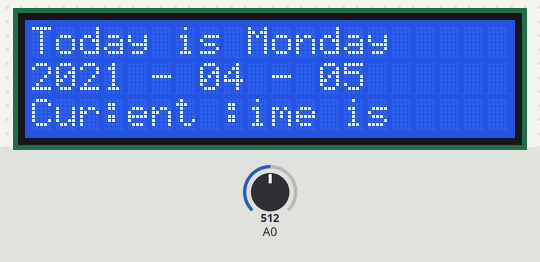
The sketch below on a simulated Arduino Uno, built with avr-gcc and run on an emulated ATmega328P. Shown: 20×3 character LCD. The inputs (shaded band) are chosen by the test bench; at power-on: A0 = 512.

Above: at 1.2 s.
1.3 s: A0 set to 0
At 2.7 s:
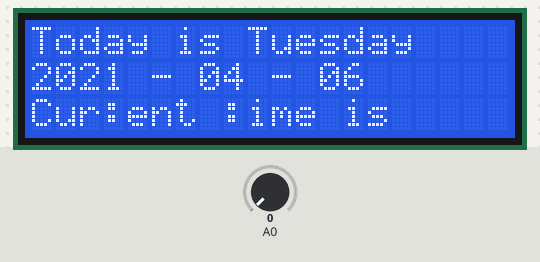
4.4 s: A0 set to 20
At 6.3 s:
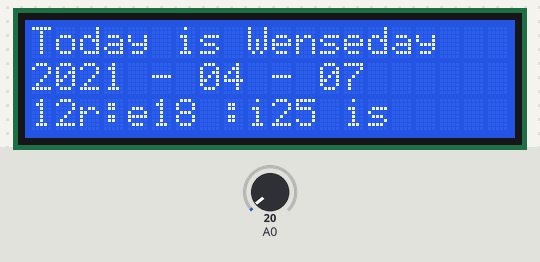
7.5 s: A0 set to 0
At 8.1 s:
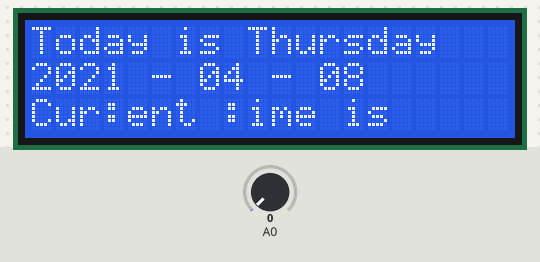
Timing chart, 0 to 10.5 s (numbered marks = the images above; inputs shaded):
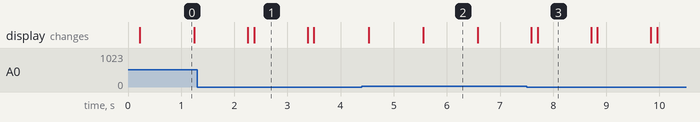

Measured:
- after the input at 1.3 s, the display: first differs from a run without the input after 1.1 s (image 1)
- after the input at 7.5 s, the display: first differs from a run without the input after 0.21 s (image 3)
- what the display in image 0 shows lasts 1.0 s, from 0.2 s to 1.2 s

The sketch:

ElectricalClock.ino
```cpp
/********************
  Yi-Tse Wu
  2021-04-24
********************/

// include libraries
#include <Wire.h>
#include <LiquidCrystal_I2C.h>

// Global variables
LiquidCrystal_I2C screen(0x27, 20, 3);
long int second;
int day, daySum, secondShow, minuteShow, hourShow, yearShow, monthShow, dayShow, weekendShow;
String weekend[7] = {"Monday", "Tuesday", "Wenseday", "Thursday", "Friday", "Saturday", "Sunday"};
int dayLimit[12] = {31, 28, 31, 30, 31, 30, 31, 31, 30, 31, 30, 31};

// Function
void setupScreen(String s1, String s2);
void setupCharacter(String c, int loca1, int loca2);
void screenCorrectShow(int timeVariable, int location, int endLocation, int limit);

void setup()
{
  // Programmer sets second, day, and yearShow to regulate time
  second = 44300;
  day = 95;
  yearShow = 2021;
  weekendShow = 0;
  monthShow = 0;
  setupScreen("Today is ", "Current time is ");

  pinMode(A0, INPUT);
}

void loop()
{

  // Use second variable to get time data
  secondShow = second % 60;
  minuteShow = (second / 60) % 60;
  hourShow = (second / 60) / 60;

  // Use function to show current time on screen
  screenCorrectShow(hourShow, 0, 3, 24);
  screenCorrectShow(minuteShow, 5, 3, 60);
  screenCorrectShow(secondShow, 10, 3, 60);

  // Make second zero to avoid overflow / make weekend add 1
  if (second == 86400)
  {
    second = 0;
    day ++;
    weekendShow ++;
  }
  if (analogRead(A0) == 0)
  {
    day ++;
    weekendShow ++;
  }
  if (day > 365)
  {
    day = 0;
    yearShow += 1;
  }

  // Use for loop to get month
  if (second == 0 || monthShow == 0 || analogRead(A0) == 0)
  {
    daySum = 0;
    dayShow = day % 365;
    for (int i = 0 ; i < 12 ; i++)
    {
      if ( i == 11)
      {
        monthShow = 12;
        break;
      }
      if (day > daySum && day < (daySum + dayLimit[i]))
      {
        monthShow = i + 1;
        break;
      }
      daySum += dayLimit[i];
      dayShow -= dayLimit[i];
    }
    setupScreen("Today is ", "Current time is ");
  }

  // Show date on screen
  screen.setCursor(9, 0);
  screen.print(weekend[weekendShow % 7]);
  screenCorrectShow(yearShow, 0, 1, 10000);
  screenCorrectShow(monthShow, 7, 1, 12);
  screenCorrectShow(dayShow, 12, 1, 365);

  // Add second variable 1 / 1s
  delay(1000);
  second ++;
}

void setupScreen(String s1, String s2)
{
  screen.init();
  screen.backlight();
  screen.setCursor(0, 0);
  screen.print(s1);
  screen.setCursor(0, 2);
  screen.print(s2);
  setupCharacter(":", 3, 3);
  setupCharacter(":", 8, 3);
  setupCharacter("-", 5, 1);
  setupCharacter("-", 10, 1);
}

void setupCharacter(String c, int loca1, int loca2)
{
  screen.setCursor(loca1, loca2);
  screen.print(c);
}

void screenCorrectShow(int timeVariable, int location, int endLocation, int limit)
{
  // Make timeVariable zero
  if (timeVariable >= limit)
    timeVariable = 0;

  // When timeVariable < 10, lcd screen shows a error.
  // Need to add zero to correct it
  if (timeVariable < 10)
  {
    screen.setCursor(location, endLocation);
    screen.print("0");
    screen.setCursor(location + 1, endLocation);
    screen.print(timeVariable);
  }
  else
  {
    screen.setCursor(location, endLocation);
    screen.print(timeVariable);
  }

  // Avoid variable overflow
  if (timeVariable > 86400)
    timeVariable = 0;
}
```
